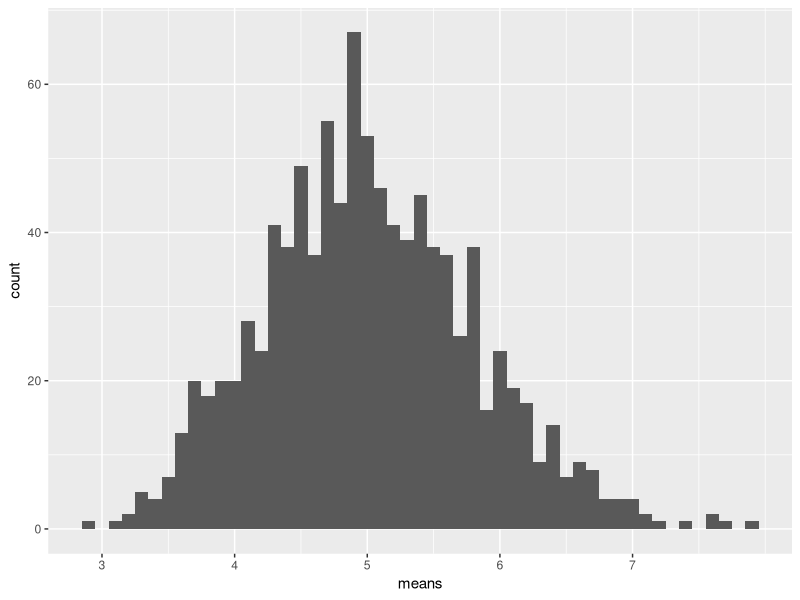
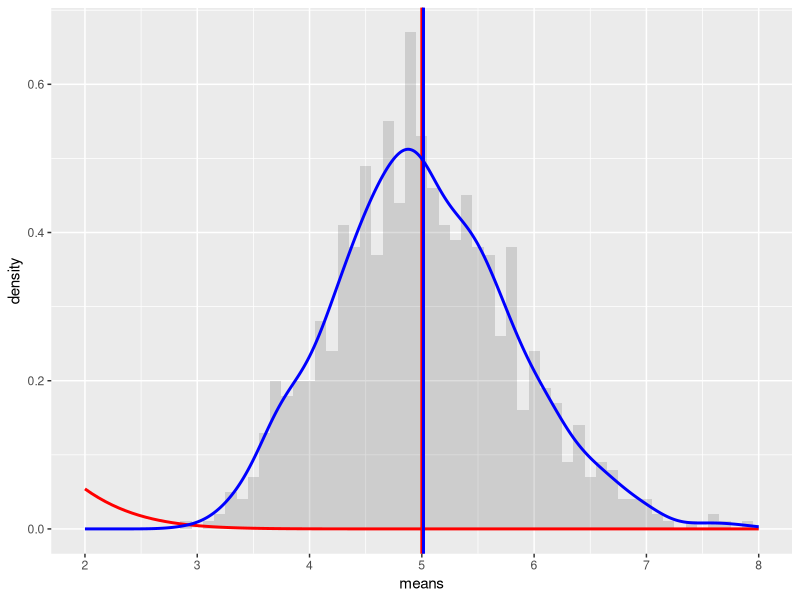
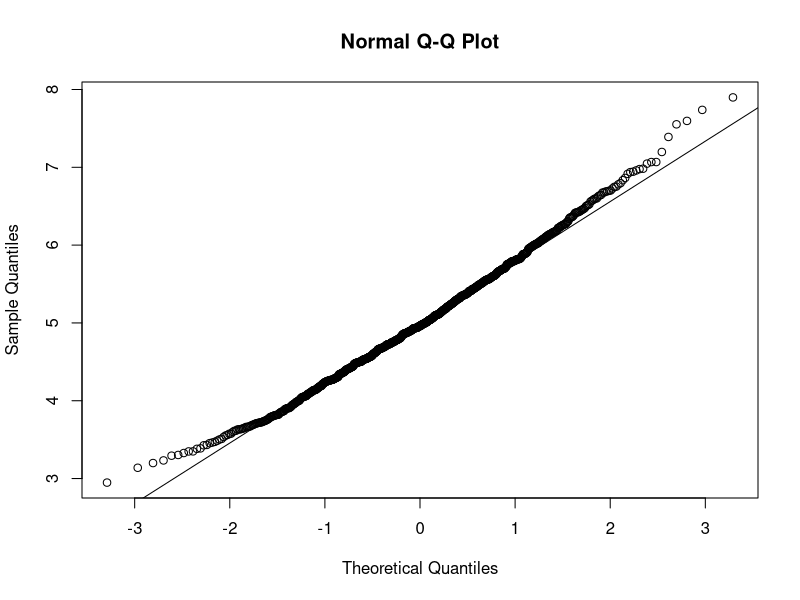

Write the R code that produced these figures, in order.
## clear environment variable
rm(list=ls(all=TRUE))

# load necessary library
library(ggplot2)

### set constants ###
# rate parameter for the exponential distribution function : rexp()
# It's the inverse of the expected duration
lambda <- 0.2 # lambda for rexp
n <- 40 # number of exponetials
numberOfSimulations <- 1000 # number of tests

# set the seed for reproducability
set.seed(1982)

# rexp() here generates 1000*40 values according to the exponential 
# distribution with 0.2 as rate parameter
# matrix() put them in one table of 1000 rows (num_sim) and 
# 40 columns (sample_size)
exponentialDistriMatrix <- matrix(data=rexp(n * numberOfSimulations, lambda), nrow=numberOfSimulations)
# compute the mean for each row
exponentialDistriMeans <- data.frame(means=apply(exponentialDistriMatrix, 1, mean))

# plot the means
ggplot(data = exponentialDistriMeans, aes(x = means)) + 
  geom_histogram(binwidth=0.1) +   
  scale_x_continuous(breaks=round(seq(min(exponentialDistriMeans$means), max(exponentialDistriMeans$means), by=1)))

# Expected mean 
mu <- 1/lambda
mu

# Average sample mean of our 1000 samples
meanOfMeans <- mean(exponentialDistriMeans$means)
meanOfMeans

# Expected standard deviation
standard_deviation_theory <- 1/lambda/sqrt(n)
standard_deviation_theory

# Standard deviation of the samples means
standard_deviation_dist <- sd(exponentialDistriMeans$means)
standard_deviation_dist

# Theorical variance
variance_theory <- standard_deviation_theory^2
variance_theory

# Variance of the average samples means
variance_dist <- var(exponentialDistriMeans$means)
variance_dist

# plot the means
ggplot(data = exponentialDistriMeans, aes(x = means)) + 
  geom_histogram(binwidth=0.1, aes(y=..density..), alpha=0.2) + 
  stat_function(fun = dnorm, arg = list(mean = mu , sd = standard_deviation_theory), colour = "red", size=1) + 
  geom_vline(xintercept = mu, size=1, colour="#FF0000") + 
  geom_density(colour="blue", size=1) +
  geom_vline(xintercept = meanOfMeans, size=1, colour="#0000FF") +  
  scale_x_continuous(breaks=seq(mu-3,mu+3,1), limits=c(mu-3,mu+3)) 


# QQ-plot below suggests also the normality.
qqnorm(exponentialDistriMeans$means)
qqline(exponentialDistriMeans$means)
